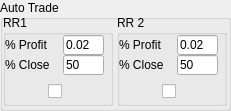
  <widget class="QGroupBox" name="groupBox_2">
   <property name="geometry">
    <rect>
     <x>10</x>
     <y>150</y>
     <width>231</width>
     <height>111</height>
    </rect>
   </property>
   <property name="title">
    <string>Auto Trade</string>
   </property>
   <widget class="QGroupBox" name="groupBox_4">
    <property name="geometry">
     <rect>
      <x>3</x>
      <y>15</y>
      <width>110</width>
      <height>91</height>
     </rect>
    </property>
    <property name="title">
     <string>RR1</string>
    </property>
    <widget class="QLineEdit" name="RR_closepct_1">
     <property name="geometry">
      <rect>
       <x>60</x>
       <y>40</y>
       <width>41</width>
       <height>20</height>
      </rect>
     </property>
     <property name="text">
      <string>50</string>
     </property>
    </widget>
    <widget class="QLabel" name="label_18">
     <property name="geometry">
      <rect>
       <x>2</x>
       <y>42</y>
       <width>51</width>
       <height>16</height>
      </rect>
     </property>
     <property name="text">
      <string>% Close</string>
     </property>
    </widget>
    <widget class="QLineEdit" name="RR_profitpct_1">
     <property name="geometry">
      <rect>
       <x>60</x>
       <y>20</y>
       <width>41</width>
       <height>20</height>
      </rect>
     </property>
     <property name="text">
      <string>0.02</string>
     </property>
    </widget>
    <widget class="QLabel" name="label_17">
     <property name="geometry">
      <rect>
       <x>2</x>
       <y>22</y>
       <width>51</width>
       <height>16</height>
      </rect>
     </property>
     <property name="text">
      <string>% Profit</string>
     </property>
    </widget>
    <widget class="QCheckBox" name="RR1">
     <property name="geometry">
      <rect>
       <x>45</x>
       <y>65</y>
       <width>29</width>
       <height>22</height>
      </rect>
     </property>
     <property name="text">
      <string/>
     </property>
    </widget>
   </widget>
   <widget class="QGroupBox" name="groupBox_5">
    <property name="geometry">
     <rect>
      <x>117</x>
      <y>15</y>
      <width>110</width>
      <height>91</height>
     </rect>
    </property>
    <property name="title">
     <string>RR 2</string>
    </property>
    <widget class="QLineEdit" name="RR_closepct_2">
     <property name="geometry">
      <rect>
       <x>60</x>
       <y>40</y>
       <width>41</width>
       <height>20</height>
      </rect>
     </property>
     <property name="text">
      <string>50</string>
     </property>
    </widget>
    <widget class="QLabel" name="label_24">
     <property name="geometry">
      <rect>
       <x>2</x>
       <y>42</y>
       <width>51</width>
       <height>16</height>
      </rect>
     </property>
     <property name="text">
      <string>% Close</string>
     </property>
    </widget>
    <widget class="QLineEdit" name="RR_profitpct_2">
     <property name="geometry">
      <rect>
       <x>60</x>
       <y>20</y>
       <width>41</width>
       <height>20</height>
      </rect>
     </property>
     <property name="text">
      <string>0.02</string>
     </property>
    </widget>
    <widget class="QLabel" name="label_25">
     <property name="geometry">
      <rect>
       <x>2</x>
       <y>22</y>
       <width>51</width>
       <height>16</height>
      </rect>
     </property>
     <property name="text">
      <string>% Profit</string>
     </property>
    </widget>
    <widget class="QCheckBox" name="RR2">
     <property name="geometry">
      <rect>
       <x>45</x>
       <y>65</y>
       <width>29</width>
       <height>22</height>
      </rect>
     </property>
     <property name="text">
      <string/>
     </property>
    </widget>
   </widget>
  </widget>
